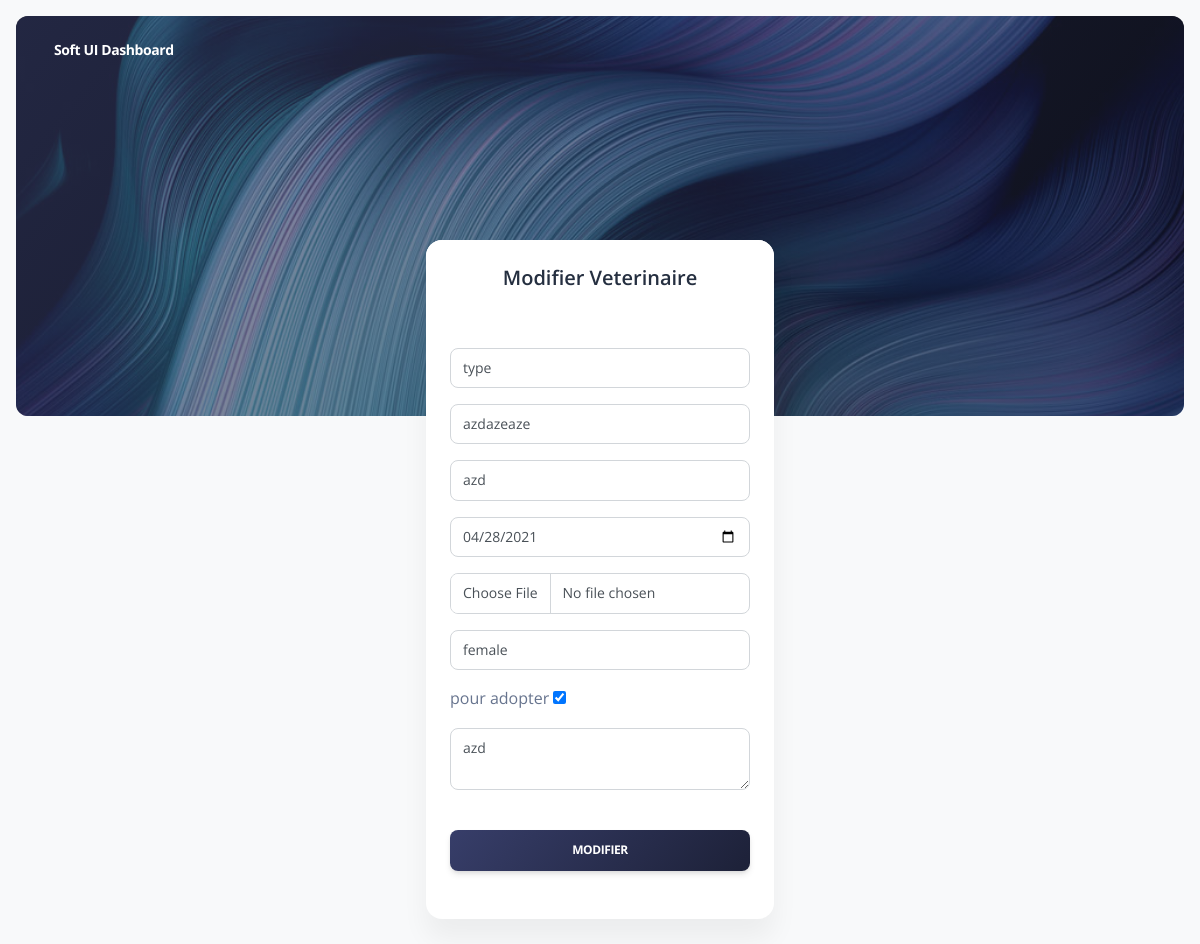
Page /views/Back/ModifierAnimal.php?id_animal=7 on the committed database.
### tables this page shows
CREATE TABLE `animals` (
  `id_animal` int(11) NOT NULL,
  `id_owner` int(11) NOT NULL,
  `image_link` varchar(1000) NOT NULL,
  `for_adoption` varchar(1000) NOT NULL,
  `type` varchar(1000) NOT NULL,
  `name` varchar(1000) NOT NULL,
  `race` varchar(1000) NOT NULL,
  `birthday` date NOT NULL,
  `gender` varchar(1000) NOT NULL,
  `details` varchar(1000) NOT NULL
);

### Model/animal.php (called while the page is built, shortened)
<?php
$DeclareClassAnimal = 0;
if($DeclareClassAnimal == 0)
{
class Animal
{
    private $for_adoption ;
    private $type         ;
    private $name         ;
    private $race         ;
    private $birthday     ;
    private $gender       ;
    private $details      ;
    public  function getFor_adoption() {return $this->for_adoption;}
    public  function getType()         {return $this->type        ;}
    public  function getName()         {return $this->name        ;}
    public  function getRace()         {return $this->race        ;}
    public  function getBirthday()     {return $this->birthday    ;}
    public  function getGender()       {return $this->gender      ;}
    public  function getDetails()      {return $this->details     ;}
    public static function getAnimalById($pdo, $id){
        try{
            $query =$pdo->prepare("SELECT * FROM `animals` WHERE `id_animal` = :id_animal");
            $query->bindValue(':id_animal',     $id);
            $query->execute();
            $list = $query->fetchAll();
        }catch(PDOException $error){$error->getMessage();}
        foreach ($list as $an) {
            $ANIMAL = new Animal($pdo, $an['id_animal'], $an['id_owner'], $an['image_link'], $an['for_adoption'], $an['type'], $an['name'], $an['race'], $an['birthday'], $an['gender'], $an['details']);
            return $ANIMAL;
       }
    }
    public  function setFor_adoption($for_adoption){$this->for_adoption = $for_adoption;}
    public  function setType($type)                {$this->type         = $type        ;}
    public  function setName($name)                {$this->name         = $name        ;}
    public  function setRace($race)                {$this->race         = $race        ;}
    public  function setBirthday($birthday)        {$this->birthday     = $birthday    ;}
    public  function setGender($gender)            {$this->gender       = $gender      ;}
    public  function setDetails($details)          {$this->details     = $details      ;}
}
}

### views/Back/ModifierAnimal.php (the view, shortened to what this page needs)
<html lang="en">
<head>
  <link href="../assets/css/nucleo-icons.css" rel="stylesheet">
  <link href="../assets/css/nucleo-svg.css" rel="stylesheet">
  <link href="../assets/css/nucleo-svg.css" rel="stylesheet">
  <link id="pagestyle" href="../assets/css/soft-ui-dashboard.css?v=1.0.1" rel="stylesheet">
</head>
<body class="g-sidenav-show  bg-gray-100">
  <nav class="navbar navbar-expand-lg position-absolute top-0 z-index-3 w-100 shadow-none my-3  navbar-transparent mt-4">
    <div class="container">
      <a class="navbar-brand font-weight-bolder ms-lg-0 ms-3 text-white" href="../pages/dashboard.html">
        Soft UI Dashboard
      </a>
    </div>
  </nav>
  <?php
              $pdo=getConnexion ();
              include_once '../../Model/animal.php';
              $ANIMAL = Animal::getAnimalById($pdo, $_GET['id_animal']);
?>
  <section class="h-100-vh mb-8">
    <div class="page-header align-items-start section-height-50 pt-5 pb-11 m-3 border-radius-lg" style="background-image: url('../assets/img/curved-images/curved14.jpg');">
      <span class="mask bg-gradient-dark opacity-6"></span>
    </div>
    <div class="container">
      <div class="row mt-lg-n10 mt-md-n11 mt-n10">
        <div class="col-xl-4 col-lg-5 col-md-7 mx-auto">
          <div class="card z-index-0">
            <div class="card-header text-center pt-4">
              <h5>Modifier Veterinaire</h5>
            </div>
            <div class="card-body">
              <form action="../../Controller/animal_dashboard/CRUDanimal.php" method="POST" enctype="multipart/form-data" role="form text-left">
                <div class="mb-3">
                    <select name="type" id="type-select" class="form-control" >
                        <option value="<?php echo $ANIMAL->getType(); ?>"><?php echo $ANIMAL->getType(); ?></option>
                    </select>
                </div>
                <div class="mb-3">
                  <input type="text" name="name" class="form-control" placeholder="Nom"  value="<?php echo $ANIMAL->getName(); ?>" required>
                </div>
                <div class="mb-3">
                  <input type="text" name="race" class="form-control" placeholder="Race (exemple: pitbull)" value="<?php echo $ANIMAL->getRace(); ?>" required>
                </div>
                <div class="mb-3">
                  <input type="date" name="birthday" class="form-control"  value="<?php echo $ANIMAL->getBirthday(); ?>" required>
                </div>
                <div class="mb-3">
                  <input type="file" name="image_link" class="form-control" accept="image/*">
                </div>
                <div class="mb-3">
                <select name="gender" id="type-select" class="form-control">
                        <option value="<?php echo $ANIMAL->getGender(); ?>"><?php echo $ANIMAL->getGender(); ?></option>
                    </select>
                </div>
                <div class="mb-3">
                    <span>pour adopter</span>
                    <input type="checkbox" name="for_adoption"   id="ABANDONNER" value="<?php echo $ANIMAL->getFor_adoption(); ?>" <?php echo $ANIMAL->getFor_adoption(); ?>>
                </div>
                <div class="mb-3">
                  <textarea type="text" name="details" class="form-control" placeholder="Details" required><?php echo $ANIMAL->getDetails(); ?></textarea>
                </div>
                <div class="text-center">
                  <button type="submit" name="ModifierAnimal" class="btn bg-gradient-dark w-100 my-4 mb-2">Modifier</button>
                </div>
              </form>
            </div>
          </div>
        </div>
      </div>
    </div>
  </section>
</body></html>

### rows in the picture
animals: type "type", name "azdazeaze", race "azd", birthday "04/28/2021", gender "female", details "azd"
